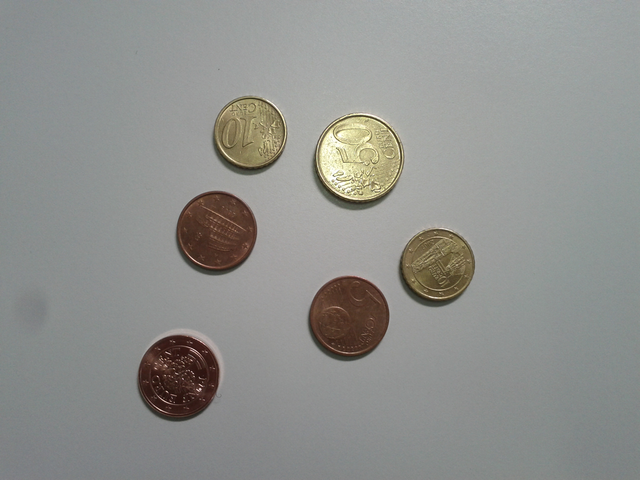
#> input picture coins.png, 640 x 480 px
$ python camera-test.py
#> lines starting #> are read from the running program, lines starting #| are printed output that depends on the picture
import cv2
import numpy as np

img = cv2.imread('coins.png',0)
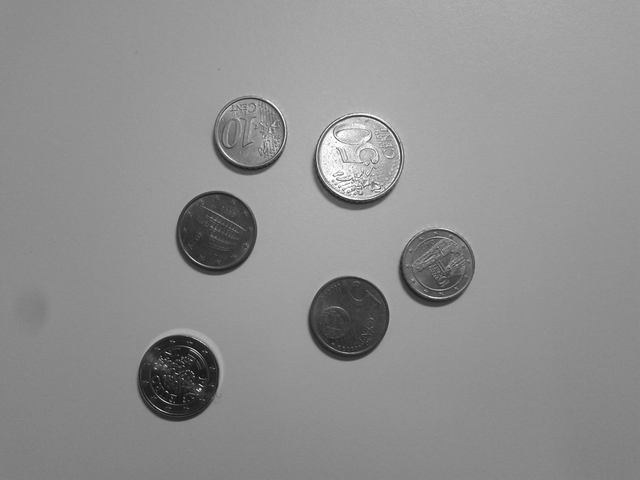
#> img: shape (480, 640); min 6, max 255, mean 143.3
height, width = img.shape
#> height = 480; width = 640
print(height, width)
#| 480 640
if (height >= 1400 or width >= 800):
    img = cv2.resize(img,None,fx=0.5,fy=0.5)
# img = cv2.medianBlur(img,5)
cimg = cv2.cvtColor(img,cv2.COLOR_GRAY2BGR)

circles = cv2.HoughCircles(img,cv2.HOUGH_GRADIENT,1,20,
                            param1=5,param2=70,minRadius=0,maxRadius=100)
#> circles = 70 rows, first 8: [301.5, 342.5, 99.4], [412.5, 228.5, 99.4], [175.5, 330.5, 99.4], [178.5, 369.5, 99.4], [347.5, 109.5, 95], [149.5, 339.5, 77.4], [349.5, 204.5, 71.9], [340.5, 361.5, 71.9]
if (circles.any() == None):
    print("No match found")
else:
    circles = np.uint16(np.around(circles))
#> circles = 70 rows, first 8: [302, 342, 99], [412, 228, 99], [176, 330, 99], [178, 370, 99], [348, 110, 95], [150, 340, 77], [350, 204, 72], [340, 362, 72]
    for i in circles[0,:]:
        # draw the outer circle
        cv2.circle(cimg,(i[0],i[1]),i[2],(0,255,0),2)
        # draw the center of the circle
        cv2.circle(cimg,(i[0],i[1]),2,(0,0,255),3)
#> this loop made 70 passes
#> i on passes 1 to 12: [302, 342, 99], [412, 228, 99], [176, 330, 99], [178, 370, 99], [348, 110, 95], [150, 340, 77], [350, 204, 72], [340, 362, 72], [360, 156, 44], [240, 170, 65], [216, 152, 60], [408, 298, 62]
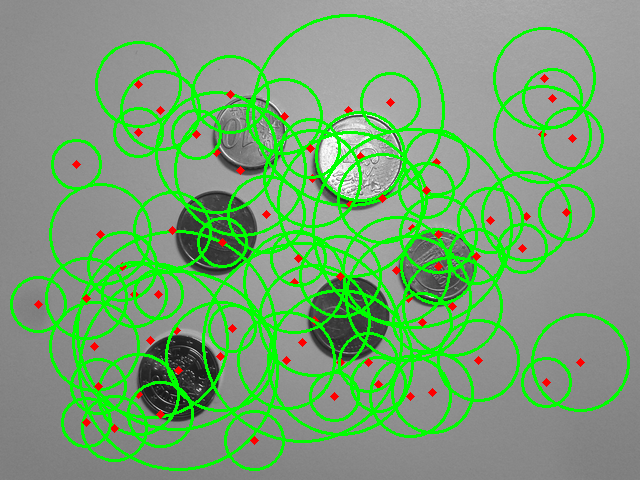
#> cimg: shape (480, 640, 3); mean B, G, R 119, 160.7, 121.2

    cv2.imshow('detected circles',cimg)
    cv2.waitKey(0)
    cv2.destroyAllWindows()
